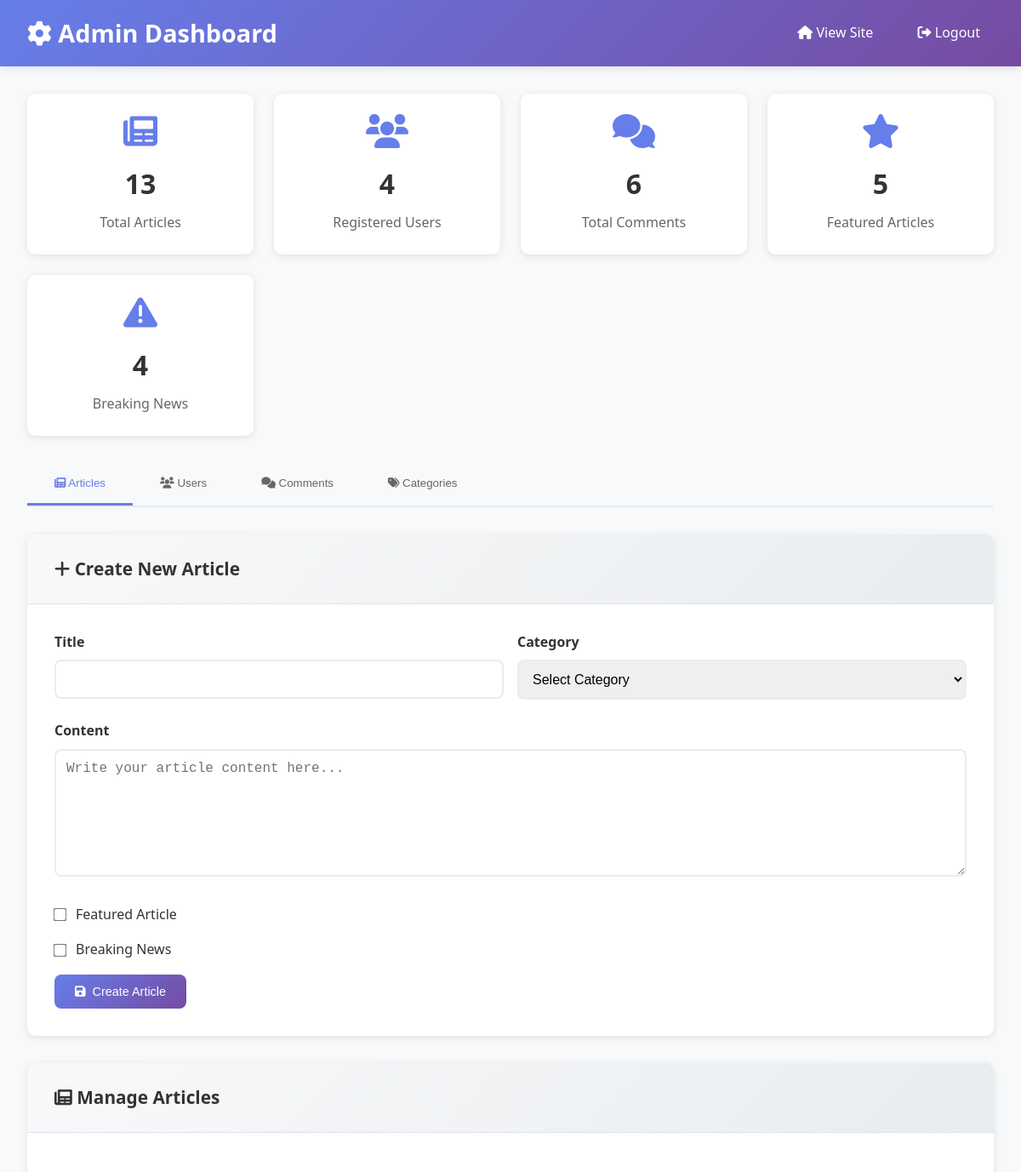
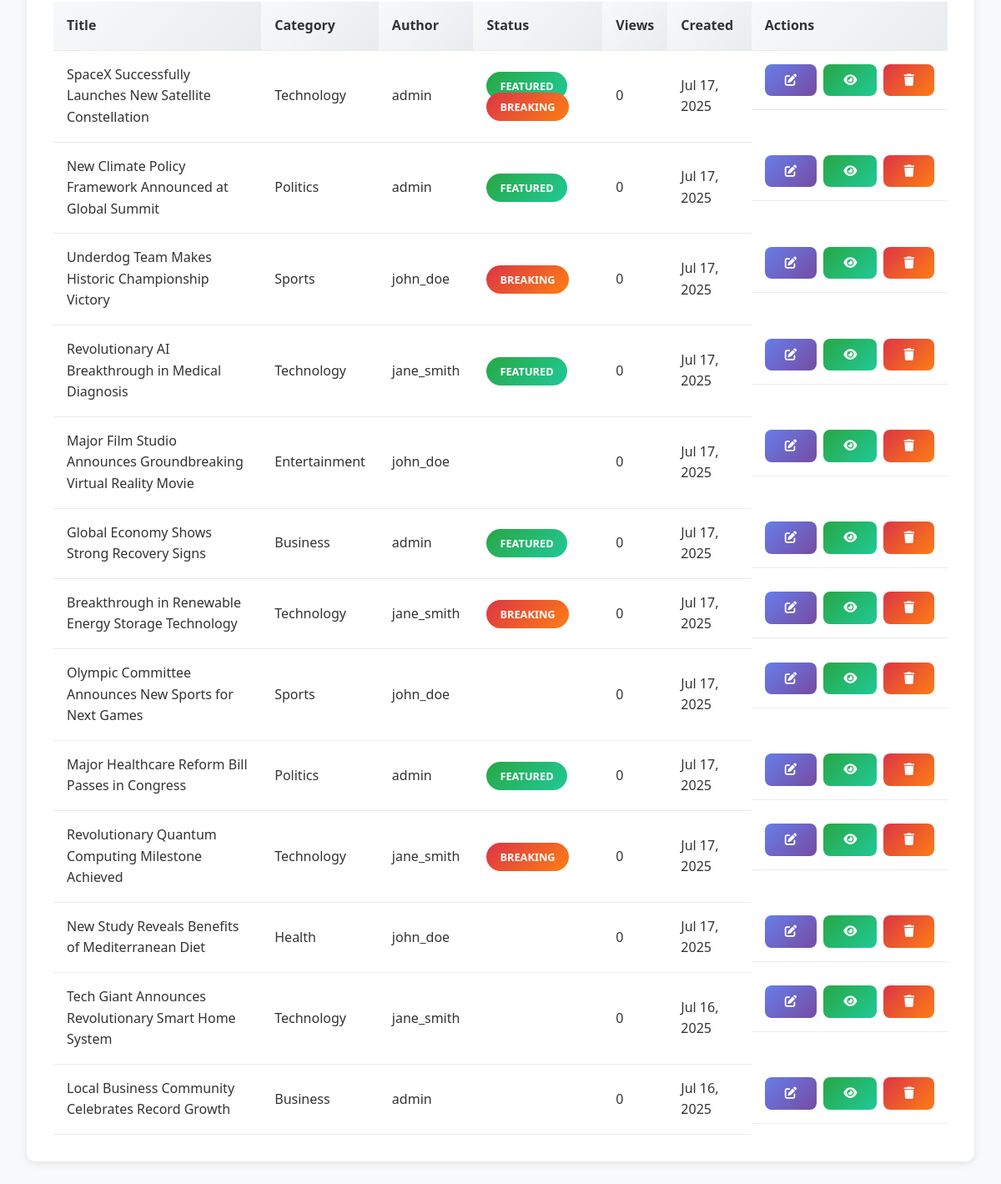
/front/admin.php (signed in), run on the app's committed database (2 pictures, top to bottom).
### tables this page shows
CREATE TABLE articles (
    id INT AUTO_INCREMENT PRIMARY KEY,
    title VARCHAR(255) NOT NULL,
    slug VARCHAR(255) UNIQUE NOT NULL,
    content LONGTEXT,
    summary TEXT,
    excerpt TEXT,
    category_id INT,
    author_id INT,
    is_featured BOOLEAN DEFAULT FALSE,
    is_breaking BOOLEAN DEFAULT FALSE,
    image_url VARCHAR(255),
    views INT DEFAULT 0,
    published_date TIMESTAMP NULL,
    created_at TIMESTAMP DEFAULT CURRENT_TIMESTAMP,
    updated_at TIMESTAMP DEFAULT CURRENT_TIMESTAMP ON UPDATE CURRENT_TIMESTAMP,
    FOREIGN KEY (category_id) REFERENCES categories(id) ON DELETE SET NULL,
    FOREIGN KEY (author_id) REFERENCES users(id) ON DELETE SET NULL
);

CREATE TABLE categories (
    id INT AUTO_INCREMENT PRIMARY KEY,
    name VARCHAR(50) NOT NULL,
    slug VARCHAR(50) UNIQUE NOT NULL,
    icon VARCHAR(50) DEFAULT 'fas fa-newspaper',
    description TEXT,
    created_at TIMESTAMP DEFAULT CURRENT_TIMESTAMP
);

CREATE TABLE users (
    id INT AUTO_INCREMENT PRIMARY KEY,
    username VARCHAR(50) UNIQUE NOT NULL,
    email VARCHAR(100) UNIQUE NOT NULL,
    password VARCHAR(255) NOT NULL,
    role ENUM('user', 'admin') DEFAULT 'user',
    created_at TIMESTAMP DEFAULT CURRENT_TIMESTAMP,
    updated_at TIMESTAMP DEFAULT CURRENT_TIMESTAMP ON UPDATE CURRENT_TIMESTAMP
);

### front/admin.php (the view, shortened to what this page needs)
<?php
$pdo = getDBConnection();
$stats = [];
$stmt = $pdo->prepare("SELECT COUNT(*) as total FROM articles");
$stmt->execute();
$stats['total_articles'] = $stmt->fetchColumn();
$stmt = $pdo->prepare("SELECT COUNT(*) as total FROM users");
$stmt->execute();
$stats['total_users'] = $stmt->fetchColumn();
$stmt = $pdo->prepare("SELECT COUNT(*) as total FROM comments");
$stmt->execute();
$stats['total_comments'] = $stmt->fetchColumn();
$stmt = $pdo->prepare("SELECT COUNT(*) as total FROM articles WHERE is_featured = 1");
$stmt->execute();
$stats['featured_articles'] = $stmt->fetchColumn();
$stmt = $pdo->prepare("SELECT COUNT(*) as total FROM articles WHERE is_breaking = 1");
$stmt->execute();
$stats['breaking_news'] = $stmt->fetchColumn();
$stmt = $pdo->prepare("
    SELECT a.*, c.name as category_name, u.username as author_name
    FROM articles a
    LEFT JOIN categories c ON a.category_id = c.id
    LEFT JOIN users u ON a.author_id = u.id
    ORDER BY a.published_date DESC
    LIMIT 10
");
$stmt->execute();
$recent_articles = $stmt->fetchAll(PDO::FETCH_ASSOC);
$stmt = $pdo->prepare("
    SELECT a.*, c.name as category_name, u.username as author_name
    FROM articles a
    LEFT JOIN categories c ON a.category_id = c.id
    LEFT JOIN users u ON a.author_id = u.id
    ORDER BY a.published_date    DESC
");
$stmt->execute();
$articles = $stmt->fetchAll(PDO::FETCH_ASSOC);
?>
<!DOCTYPE html>
<html lang="en">
<head>
    <link rel="stylesheet" href="https://cdnjs.cloudflare.com/ajax/libs/font-awesome/6.0.0/css/all.min.css">
   <link rel="stylesheet" href="admin-styles.css">
</head>
<body>
    <header class="admin-header">
        <div class="admin-container">
            <nav class="admin-nav">
                <h1><i class="fas fa-cog"></i> Admin Dashboard</h1>
                <div>
                    <a href="index.php"><i class="fas fa-home"></i> View Site</a>
                    <a href="logout.php"><i class="fas fa-sign-out-alt"></i> Logout</a>
                </div>
            </nav>
        </div>
    </header>
    <main class="admin-content">
        <div class="admin-container">
            <div class="dashboard-grid">
                <div class="stat-card">
                    <i class="fas fa-newspaper"></i>
                    <h3><?php echo $stats['total_articles']; ?></h3>
                    <p>Total Articles</p>
                </div>
                <div class="stat-card">
                    <i class="fas fa-users"></i>
                    <h3><?php echo $stats['total_users']; ?></h3>
                    <p>Registered Users</p>
                </div>
                <div class="stat-card">
                    <i class="fas fa-comments"></i>
                    <h3><?php echo $stats['total_comments']; ?></h3>
                    <p>Total Comments</p>
                </div>
                <div class="stat-card">
                    <i class="fas fa-star"></i>
                    <h3><?php echo $stats['featured_articles']; ?></h3>
                    <p>Featured Articles</p>
                </div>
                <div class="stat-card">
                    <i class="fas fa-exclamation-triangle"></i>
                    <h3><?php echo $stats['breaking_news']; ?></h3>
                    <p>Breaking News</p>
                </div>
            </div>
            <div class="tab-container">
                <div class="tab-buttons">
                    <button class="tab-button active" onclick="showTab('articles')">
                        <i class="fas fa-newspaper"></i> Articles
                    </button>
                    <button class="tab-button" onclick="showTab('users')">
                        <i class="fas fa-users"></i> Users
                    </button>
                    <button class="tab-button" onclick="showTab('comments')">
                        <i class="fas fa-comments"></i> Comments
                    </button>
                    <button class="tab-button" onclick="showTab('categories')">
                        <i class="fas fa-tags"></i> Categories
                    </button>
                </div>
                <div id="articles" class="tab-content active">
                    <div class="admin-section">
                        <div class="section-header">
                            <h2><i class="fas fa-plus"></i> Create New Article</h2>
                        </div>
                        <div class="section-content">
                            <form method="POST">
                                <div class="form-row">
                                    <div class="form-group">
                                        <label for="title">Title</label>
                                        <input type="text" id="title" name="title" required>
                                    </div>
                                    <div class="form-group">
                                        <label for="category_id">Category</label>
                                        <select id="category_id" name="category_id" required>
                                            <option value="">Select Category</option>
                                        </select>
                                    </div>
                                </div>
                                <div class="form-group">
                                    <label for="content">Content</label>
                                    <textarea id="content" name="content" required
                                        placeholder="Write your article content here..."></textarea>
                                </div>
                                <div class="checkbox-group">
                                    <input type="checkbox" id="is_featured" name="is_featured">
                                    <label for="is_featured">Featured Article</label>
                                </div>
                                <div class="checkbox-group">
                                    <input type="checkbox" id="is_breaking" name="is_breaking">
                                    <label for="is_breaking">Breaking News</label>
                                </div>
                                <button type="submit" class="btn btn-primary">
                                    <i class="fas fa-save"></i> Create Article
                                </button>
                            </form>
                        </div>
                    </div>
                    <div class="admin-section">
                        <div class="section-header">
                            <h2><i class="fas fa-newspaper"></i> Manage Articles</h2>
                        </div>
                        <div class="section-content">
                            <table class="data-table">
                                <thead>
                                    <tr>
                                        <th>Title</th>
                                        <th>Category</th>
                                        <th>Author</th>
                                        <th>Status</th>
                                        <th>Views</th>
                                        <th>Created</th>
                                        <th>Actions</th>
                                    </tr>
                                </thead>
                                <tbody>
                                    <?php foreach ($articles as $article): ?>
                                        <tr>
                                            <td><?php echo htmlspecialchars($article['title']); ?></td>
                                            <td><?php echo htmlspecialchars($article['category_name'] ?? 'Uncategorized'); ?>
                                            </td>
                                            <td><?php echo htmlspecialchars($article['author_name'] ?? 'Unknown'); ?></td>
                                            <td>
                                                <?php if ($article['is_featured']): ?>
                                                    <span class="status-badge status-featured">Featured</span>
                                                <?php endif; ?>
                                                <?php if ($article['is_breaking']): ?>
                                                    <span class="status-badge status-breaking">Breaking</span>
                                                <?php endif; ?>
                                            </td>
                                            <td><?php echo $article['views'] ?? 0; ?></td>
                                            <td><?php echo date('M j, Y', strtotime($article['published_date'])); ?></td>
                                            <td class="action-buttons">
                                                <button class="btn btn-primary"
                                                    onclick="editArticle(<?php echo $article['id']; ?>)">
                                                    <i class="fas fa-edit"></i>
                                                </button>
                                                <a href="../front/article.php?id=<?php echo $article['id']; ?>"
                                                    class="btn btn-success" target="_blank">
                                                    <i class="fas fa-eye"></i>
                                                </a>
                                                <form method="POST" style="display: inline;"
                                                    onsubmit="return confirm('Are you sure you want to delete this article?')">
                                                    <button type="submit" class="btn btn-danger">
                                                        <i class="fas fa-trash"></i>
                                                    </button>
                                                </form>
                                            </td>
                                        </tr>
                                    <?php endforeach; ?>
                                </tbody>
                            </table>
                        </div>
                    </div>
                </div>
            </div>
        </div>
    </main>
</body>
</html>

### front/admin-styles.css (style rules this page uses)
* { margin: 0; padding: 0; box-sizing: border-box; }
body { font-family: 'Segoe UI', Tahoma, Geneva, Verdana, sans-serif; background-color: #f8f9fa; color: #333; line-height: 1.6; }
.admin-header { background: linear-gradient(135deg, #667eea 0%, #764ba2 100%); color: white; padding: 1rem 0; box-shadow: 0 2px 10px rgba(0, 0, 0, 0.1); }
.admin-container { max-width: 1400px; margin: 0 auto; padding: 0 2rem; }
.admin-nav { display: flex; justify-content: space-between; align-items: center; }
.admin-nav h1 { font-size: 1.8rem; font-weight: 600; }
.admin-nav a { color: white; text-decoration: none; padding: 0.5rem 1rem; border-radius: 5px; transition: all 0.3s ease; margin-left: 1rem; }
.admin-content { padding: 2rem 0; }
.dashboard-grid { display: grid; grid-template-columns: repeat(auto-fit, minmax(250px, 1fr)); gap: 1.5rem; margin-bottom: 2rem; }
.stat-card { background: white; border-radius: 10px; padding: 1.5rem; box-shadow: 0 2px 10px rgba(0, 0, 0, 0.1); text-align: center; transition: transform 0.3s ease; }
.stat-card i { font-size: 2.5rem; margin-bottom: 1rem; color: #667eea; }
.stat-card h3 { font-size: 2rem; color: #333; margin-bottom: 0.5rem; }
.stat-card p { color: #666; font-weight: 500; }
.admin-section { background: white; border-radius: 10px; box-shadow: 0 2px 10px rgba(0, 0, 0, 0.1); margin-bottom: 2rem; overflow: hidden; }
.section-header { background: linear-gradient(135deg, #f8f9fa 0%, #e9ecef 100%); padding: 1.5rem 2rem; border-bottom: 1px solid #dee2e6; display: flex; justify-content: between; align-items: center; }
.section-header h2 { color: #333; font-size: 1.3rem; }
.section-content { padding: 2rem; }
.btn { padding: 0.75rem 1.5rem; border: none; border-radius: 8px; cursor: pointer; text-decoration: none; display: inline-flex; align-items: center; gap: 0.5rem; font-weight: 500; transition: all 0.3s ease; font-size: 0.9rem; }
.btn-primary { background: linear-gradient(135deg, #667eea 0%, #764ba2 100%); color: white; }
.btn-success { background: linear-gradient(135deg, #28a745 0%, #20c997 100%); color: white; }
.btn-danger { background: linear-gradient(135deg, #dc3545 0%, #fd7e14 100%); color: white; }
.form-group { margin-bottom: 1.5rem; }
.form-group label { display: block; margin-bottom: 0.5rem; font-weight: 600; color: #333; }
.form-group input, .form-group textarea, .form-group select { width: 100%; padding: 0.75rem; border: 2px solid #e9ecef; border-radius: 8px; font-size: 1rem; transition: border-color 0.3s ease; }
.form-group textarea { min-height: 150px; resize: vertical; }
.form-row { display: grid; grid-template-columns: 1fr 1fr; gap: 1rem; }
.checkbox-group { display: flex; align-items: center; gap: 0.75rem; margin-bottom: 1rem; }
.checkbox-group input[type="checkbox"] { width: auto; transform: scale(1.2); }
.data-table { width: 100%; border-collapse: collapse; margin-top: 1rem; }
.data-table th, .data-table td { padding: 1rem; text-align: left; border-bottom: 1px solid #e9ecef; }
.data-table th { background: linear-gradient(135deg, #f8f9fa 0%, #e9ecef 100%); font-weight: 600; color: #333; }
.status-badge { padding: 0.5rem 1rem; border-radius: 20px; font-size: 0.8rem; font-weight: 600; text-transform: uppercase; }
.status-featured { background: linear-gradient(135deg, #28a745 0%, #20c997 100%); color: white; }
.status-breaking { background: linear-gradient(135deg, #dc3545 0%, #fd7e14 100%); color: white; }
.action-buttons { display: flex; gap: 0.5rem; }
.tab-container { margin-bottom: 2rem; }
.tab-buttons { display: flex; border-bottom: 2px solid #e9ecef; margin-bottom: 2rem; }
.tab-button { padding: 1rem 2rem; background: none; border: none; cursor: pointer; font-weight: 500; color: #666; transition: all 0.3s ease; border-bottom: 3px solid transparent; }
.tab-button.active { color: #667eea; border-bottom-color: #667eea; }
.tab-content { display: none; }
.tab-content.active { display: block; }

### data on the page
articles: title "SpaceX Successfully Launches New Satellite Constellation", category.name "Technology", author.username "admin", is_featured "FEATURED", is_breaking "BREAKING", views "0", published_date "Jul 17, 2025"
articles: title "New Climate Policy Framework Announced at Global Summit", category.name "Politics", author.username "admin", is_featured "FEATURED", views "0", published_date "Jul 17, 2025"
articles: title "Underdog Team Makes Historic Championship Victory", category.name "Sports", author.username "john_doe", is_breaking "BREAKING", views "0", published_date "Jul 17, 2025"
articles: title "Revolutionary AI Breakthrough in Medical Diagnosis", category.name "Technology", author.username "jane_smith", is_featured "FEATURED", views "0", published_date "Jul 17, 2025"
articles: title "Major Film Studio Announces Groundbreaking Virtual Reality Movie", category.name "Entertainment", author.username "john_doe", views "0", published_date "Jul 17, 2025"
articles: title "Global Economy Shows Strong Recovery Signs", category.name "Business", author.username "admin", is_featured "FEATURED", views "0", published_date "Jul 17, 2025"
articles: title "Breakthrough in Renewable Energy Storage Technology", category.name "Technology", author.username "jane_smith", is_breaking "BREAKING", views "0", published_date "Jul 17, 2025"
articles: title "Olympic Committee Announces New Sports for Next Games", category.name "Sports", author.username "john_doe", views "0", published_date "Jul 17, 2025"
articles: title "Major Healthcare Reform Bill Passes in Congress", category.name "Politics", author.username "admin", is_featured "FEATURED", views "0", published_date "Jul 17, 2025"
articles: title "Revolutionary Quantum Computing Milestone Achieved", category.name "Technology", author.username "jane_smith", is_breaking "BREAKING", views "0", published_date "Jul 17, 2025"
articles: title "New Study Reveals Benefits of Mediterranean Diet", category.name "Health", author.username "john_doe", views "0", published_date "Jul 17, 2025"
articles: title "Tech Giant Announces Revolutionary Smart Home System", category.name "Technology", author.username "jane_smith", views "0", published_date "Jul 16, 2025"
articles: title "Local Business Community Celebrates Record Growth", category.name "Business", author.username "admin", views "0", published_date "Jul 16, 2025"

### other printed values
$stats['total_articles'] "13"
$stats['total_users'] "4"
$stats['total_comments'] "6"
$stats['featured_articles'] "5"
$stats['breaking_news'] "4"
